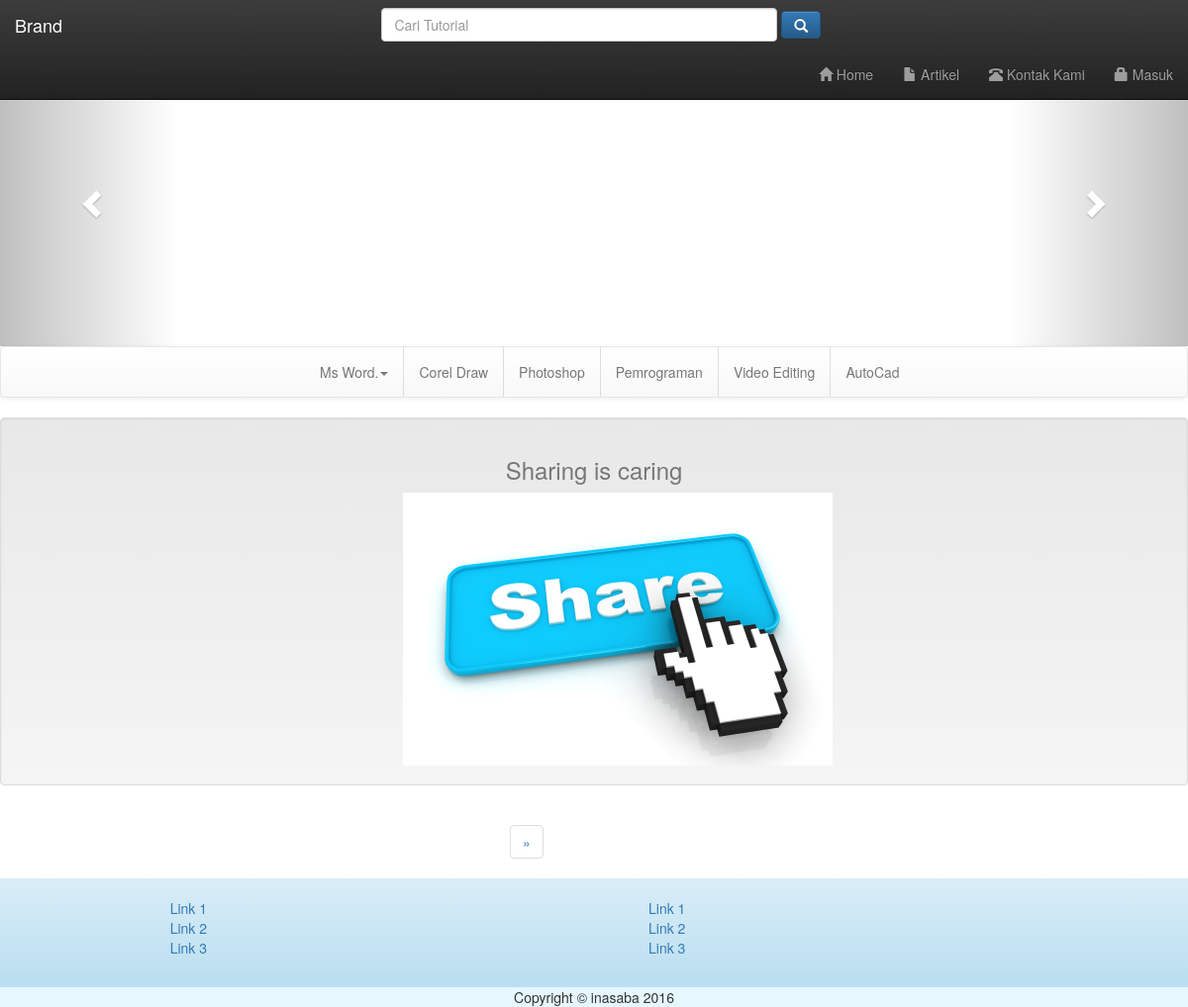
Before: / with the older database file.
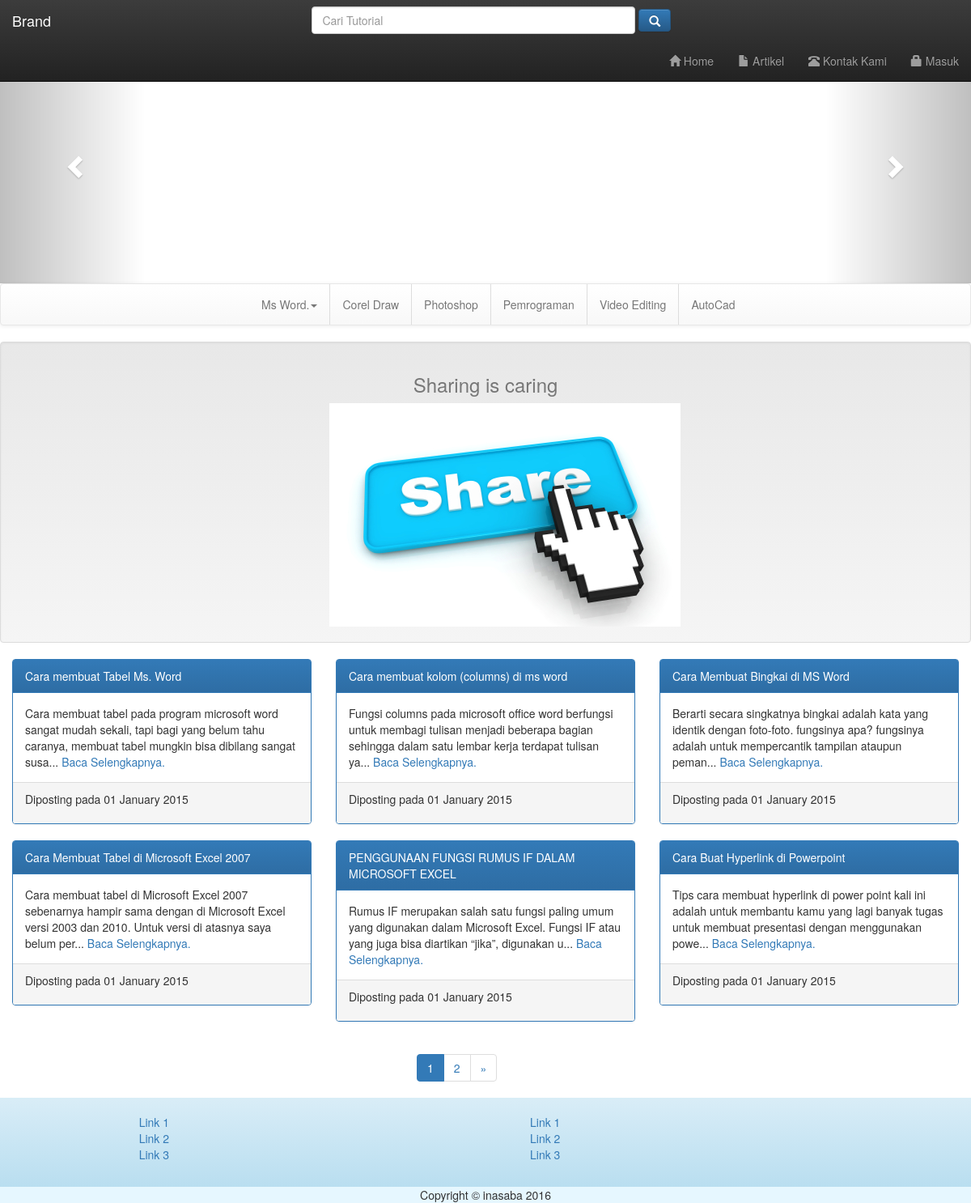
After: the same page with the newer database file.
### tables this page shows
CREATE TABLE `artikel` (
  `id` int(3) NOT NULL AUTO_INCREMENT,
  `judul_artikel` varchar(50) DEFAULT NULL,
  `isi` longtext,
  `tanggal_posting` datetime DEFAULT NULL,
  `id_kategori` int(3) DEFAULT NULL,
  PRIMARY KEY (`id`)
);

### beranda.php (the view, shortened to what this page needs)
<?php
  $query = "select *, DATE_FORMAT('2015-01-01','%d %M %Y') as tgl from artikel";
  $sql = $koneksi->prepare($query);
  $sql->execute();
  $result = $sql->fetchAll();
  $per_hal=6;
  $jum=count($result);
  $halaman=ceil($jum / $per_hal);
  $page = (isset($_GET['page'])) ? (int)$_GET['page'] : 1;
  $start = ($page - 1) * $per_hal;
 ?>
    <div id="carousel-example-generic" class="carousel slide" data-ride="carousel">
      <ol class="carousel-indicators">
        <li data-target="#carousel-example-generic" data-slide-to="0" class="active"></li>
        <li data-target="#carousel-example-generic" data-slide-to="1"></li>
        <li data-target="#carousel-example-generic" data-slide-to="2"></li>
      </ol>
      <div class="carousel-inner" role="listbox" style="height:300px; margin-top:50px;">
        <div class="item active">
        </div>
      </div>
      <a class="left carousel-control" href="#carousel-example-generic" role="button" data-slide="prev">
        <span class="glyphicon glyphicon-chevron-left" aria-hidden="true"></span>
      </a>
      <a class="right carousel-control" href="#carousel-example-generic" role="button" data-slide="next">
        <span class="glyphicon glyphicon-chevron-right" aria-hidden="true"></span>
      </a>
    </div>
    <nav class="navbar navbar-default">
      <div class="container-fluid">
        <div>
          <ul class="nav navbar-nav navbar-left tengah">
            <li class="dropdown" >
            <a href="#" class="dropdown-toggle" data-toggle="dropdown" role="button" aria-haspopup="true" aria-expanded="false">Ms Word.<span class="caret"></span></a>
           <li style="border-left:1px solid #ddd;"><a href="index.php?hal=kategori&id=2">Corel Draw</a></li>
           <li style="border-left:1px solid #ddd;"><a href="index.php?hal=kategori&id=3">Photoshop</a></li>
           <li style="border-left:1px solid #ddd;"><a href="index.php?hal=kategori&id=4">Pemrograman</a></li>
           <li style="border-left:1px solid #ddd;"><a href="index.php?hal=kategori&id=5">Video Editing</a></li>
           <li style="border-left:1px solid #ddd;"><a href="index.php?hal=kategori&id=6">AutoCad</a></li>
          </ul>
        </div>
      </div>
    </nav>
    <div class="col-md-12 well text-center" style="color:#777;">
      <footer><h3>Sharing is caring</h3></footer>
      <img class="img-responsive col-md-offset-4" src="image/share.jpg" ></img>
    </div>
<?php
  $query = "select *, DATE_FORMAT('2015-01-01','%d %M %Y') as tgl from artikel limit $start, $per_hal";
  $sql = $koneksi->prepare($query);
  $sql->execute();
  $result = $sql->fetchAll();
foreach ($result as $data) {
  ?>
    <div class="col-md-4">
      <div class="panel panel-primary">
        <div class="panel-heading"><?php echo $data['judul_artikel'] ?></div>
        <div class="panel-body">
            <?php echo substr($data['isi'], 0,150)."... <a href='index.php?hal=view&id=".$data['id']."'>Baca Selengkapnya.</a>"; ?>
            <br>
        </div>
        <div class="panel-footer"><p>Diposting pada <?php echo $data['tgl']; ?></p></div>
      </div>
    </div>
  <?
} ?>
    <nav class="col-md-5 col-md-offset-5" style="margin-top:0px;">
      <ul class="pagination">
          <?
          for($x=1;$x<=$halaman;$x++){
          ?>
            <li <?php echo $page==$x?"class='active'":""; ?> ><a href="index.php?page=<?php echo $x ?>"><?php echo $x ?></a></li>
          <?php
          }
          if ($page!=$halaman) {
            ?>
            <li>
              <a href="index.php?page=<?php echo $page+1; ?>" aria-label="Next">
                <span aria-hidden="true">&raquo;</span>
              </a>
            </li>
            <?
          }
         ?>
      </ul>
    </nav>

### index.php (shortened to what this page needs)
<?php
include 'konek.php';
$hal = isset($_GET['hal'])?$_GET['hal']:"beranda";
 ?>
<!DOCTYPE html>
<html>
<head>
  <link rel="stylesheet" href="css/bootstrap.min.css">
  <link rel="stylesheet" href="css/bootstrap.theme.min.css">
</head>
<body style="padding:0px;margin:0px;">
  <div class="row" style="margin:0px;">
    <nav class="navbar navbar-fixed-top navbar-inverse">
      <div class="container-fluid">
        <div class="navbar-header">
          <a class="navbar-brand" href="index.php">Brand</a>
        </div>
        <div class="collapse navbar-collapse" id="bs-example-navbar-collapse-1">
          <form class="navbar-form navbar-left tengah" action="index.php?hal=cari" method="POST" role="search">
            <div class="form-group">
              <input type="text" class="form-control" name="query" placeholder="Cari Tutorial">
            </div>
            <button type="submit" class="btn btn-primary"><i class="glyphicon glyphicon-search"></i></button>
          </form>
          <ul class="nav navbar-nav navbar-right">
            <li><a href="index.php"><i class="glyphicon glyphicon-home"></i> Home</a></li>
            <li><a href="index.php?hal=art"><i class="glyphicon glyphicon-file"></i> Artikel</a></li>
            <li><a href="index.php?hal=kontak"><i class="glyphicon glyphicon-phone-alt"></i> Kontak Kami</a></li>
            <li><a href="#"><i class="glyphicon glyphicon-lock"></i> Masuk</a></li>
          </ul>
        </div>
      </div>
    </nav>
<?php
switch ($hal) {
  case 'beranda':
    include 'beranda.php';
    break;
}
 ?>
    <div class="col-md-12 footer alert-info" role="alert">
      <div class="col-md-1">&nbsp;</div>
      <div class="col-md-5">
        <ul type="none">
          <li><a href="#">Link 1</a></li>
          <li><a href="#">Link 2</a></li>
          <li><a href="#">Link 3</a></li>
        </ul>
      </div>
      <div class="col-md-5">
        <ul type="none">
          <li><a href="#">Link 1</a></li>
          <li><a href="#">Link 2</a></li>
          <li><a href="#">Link 3</a></li>
        </ul>
      </div>
    </div>
    <div class="footer1  col-md-12" role="alert" >Copyright &copy; inasaba <?php echo date('Y') ?></div>
  </div>
</body>
</html>

### index.php (style rules this page uses)
@media (min-width:768px) { .tengah { margin-left: 25%; } }
.footer { margin-bottom: 0px; padding: 20px; }
.footer1 { background-color: #e6f7ff; text-align: center; }

Changed rows visible on the page:
added artikel: judul_artikel "Cara membuat Tabel Ms. Word", isi "Cara membuat tabel pada program microsoft word sangat mudah sekali, tapi bagi yang belum tahu caranya, membuat tabel mungkin bisa dibilang sangat susa", tgl "01 January 2015"
added artikel: judul_artikel "Cara membuat kolom (columns) di ms word", isi "Fungsi columns pada microsoft office word berfungsi untuk membagi tulisan menjadi beberapa bagian sehingga dalam satu lembar kerja terdapat tulisan ya", tgl "01 January 2015"
added artikel: judul_artikel "Cara Membuat Bingkai di MS Word", isi "Berarti secara singkatnya bingkai adalah kata yang identik dengan foto-foto. fungsinya apa? fungsinya adalah untuk mempercantik tampilan ataupun peman", tgl "01 January 2015"
added artikel: judul_artikel "Cara Membuat Tabel di Microsoft Excel 2007", isi "Cara membuat tabel di Microsoft Excel 2007 sebenarnya hampir sama dengan di Microsoft Excel versi 2003 dan 2010. Untuk versi di atasnya saya belum per", tgl "01 January 2015"
added artikel: judul_artikel "PENGGUNAAN FUNGSI RUMUS IF DALAM MICROSOFT EXCEL", isi "Rumus IF merupakan salah satu fungsi paling umum yang digunakan dalam Microsoft Excel. Fungsi IF atau yang juga bisa diartikan “jika”, digunakan u", tgl "01 January 2015"
added artikel: judul_artikel "Cara Buat Hyperlink di Powerpoint", isi "Tips cara membuat hyperlink di power point kali ini adalah untuk membantu kamu yang lagi banyak tugas untuk membuat presentasi dengan menggunakan powe", tgl "01 January 2015"
Other visible differences:
new list line: "1"
new list line: "2"
